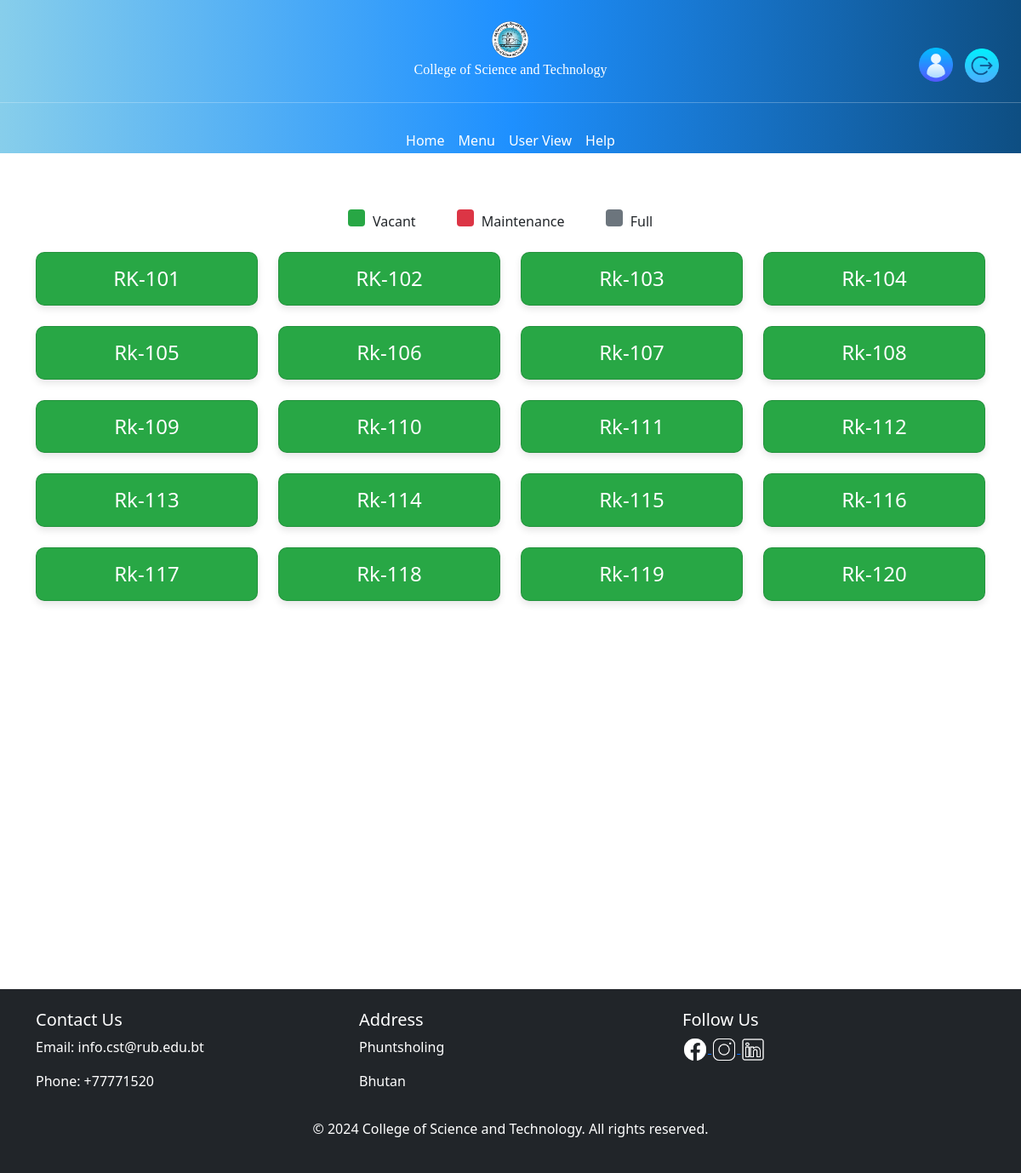
The page /selected_room/5/ (signed in) on the database its author committed.
### APP/models.py (models this page shows, shortened)
class Room (models.Model):
    Status = (
        ('Vacant','Vacant'),
        ('Full','Full'),
        ('Maintainece','Maintainece')
    )
    floor = models.ForeignKey(Floor,related_name='rooms' ,null=True,on_delete=models.SET_NULL)
    room = models.CharField(max_length=200)
    max_capacity = models.IntegerField(default=3)
    current_bookings = models.IntegerField(default=0)
    status = models.CharField(max_length=200,choices=Status ,default='Vacant')

### APP/views.py (the view)
# urls.py: path('selected_room/<str:pk>/',views.selected_room,name='selected_room'),
@login_required(login_url='login')
def selected_room(request,pk):
    floor = get_object_or_404(Floor, id= pk)
    room = floor.rooms.all().order_by('room')
    context={
        'floor': floor,
        'room': room,
    }
    return render(request,'room.html',context)

### APP/templates/room.html (shortened to what this page needs)
{% extends 'main.html' %}
{% block content %}
<br><br><br><br>
<div class="container">
    <div class="row mb-4 justify-content-center">
        <div class="col-auto me-4">
            <span class="legend-box vacant"></span> Vacant
        </div>
        <div class="col-auto me-4">
            <span class="legend-box maintenance"></span> Maintenance
        </div>
        <div class="col-auto me-4">
            <span class="legend-box full"></span> Full
        </div>
    </div>
    <div class="row">
        {% for room in room %}
        <div class="col-md-3 mb-4">
            {% if room.status == 'Vacant' %}
            <a href="{% url 'booking_room' room.id %}" class="text-decoration-none room-link"
               onclick="return confirmAdminBooking('{{ user.username }}')">
                <div class="card room-box vacant">
                    <div class="card-body text-center">
                        <h5 class="card-title">{{ room.room }}</h5>
                    </div>
                </div>
            </a>
            {% endif %}
        </div>
        {% endfor %}
    </div>
</div>
<br><br><br><br><br><br><br><br><br><br><br><br>
{% endblock %}

### APP/static/APP/css/head.css (style rules this page uses)
body { margin-top: 150px; }

### APP/templates/room.html (style rules this page uses)
.room-box { border-radius: 10px; box-shadow: 0 4px 8px rgba(0, 0, 0, 0.1); color: #fff; transition: transform 0.3s ease, box-shadow 0.3s ease; }
.vacant { background-color: #28a745; }
.maintenance { background-color: #dc3545; }
.full { background-color: #6c757d; }
.legend-box { width: 20px; height: 20px; display: inline-block; border-radius: 4px; margin-right: 5px; }
.legend-box.vacant { background-color: #28a745; }
.legend-box.maintenance { background-color: #dc3545; }
.legend-box.full { background-color: #6c757d; }
.card-title { font-size: 1.5rem; margin: 0; }

### rows shown on the page
Room: room "RK-101"
Room: room "RK-102"
Room: room "Rk-103"
Room: room "Rk-104"
Room: room "Rk-105"
Room: room "Rk-106"
Room: room "Rk-107"
Room: room "Rk-108"
Room: room "Rk-109"
Room: room "Rk-110"
Room: room "Rk-111"
Room: room "Rk-112"
Room: room "Rk-113"
Room: room "Rk-114"
Room: room "Rk-115"
Room: room "Rk-116"
Room: room "Rk-117"
Room: room "Rk-118"
Room: room "Rk-119"
Room: room "Rk-120"
